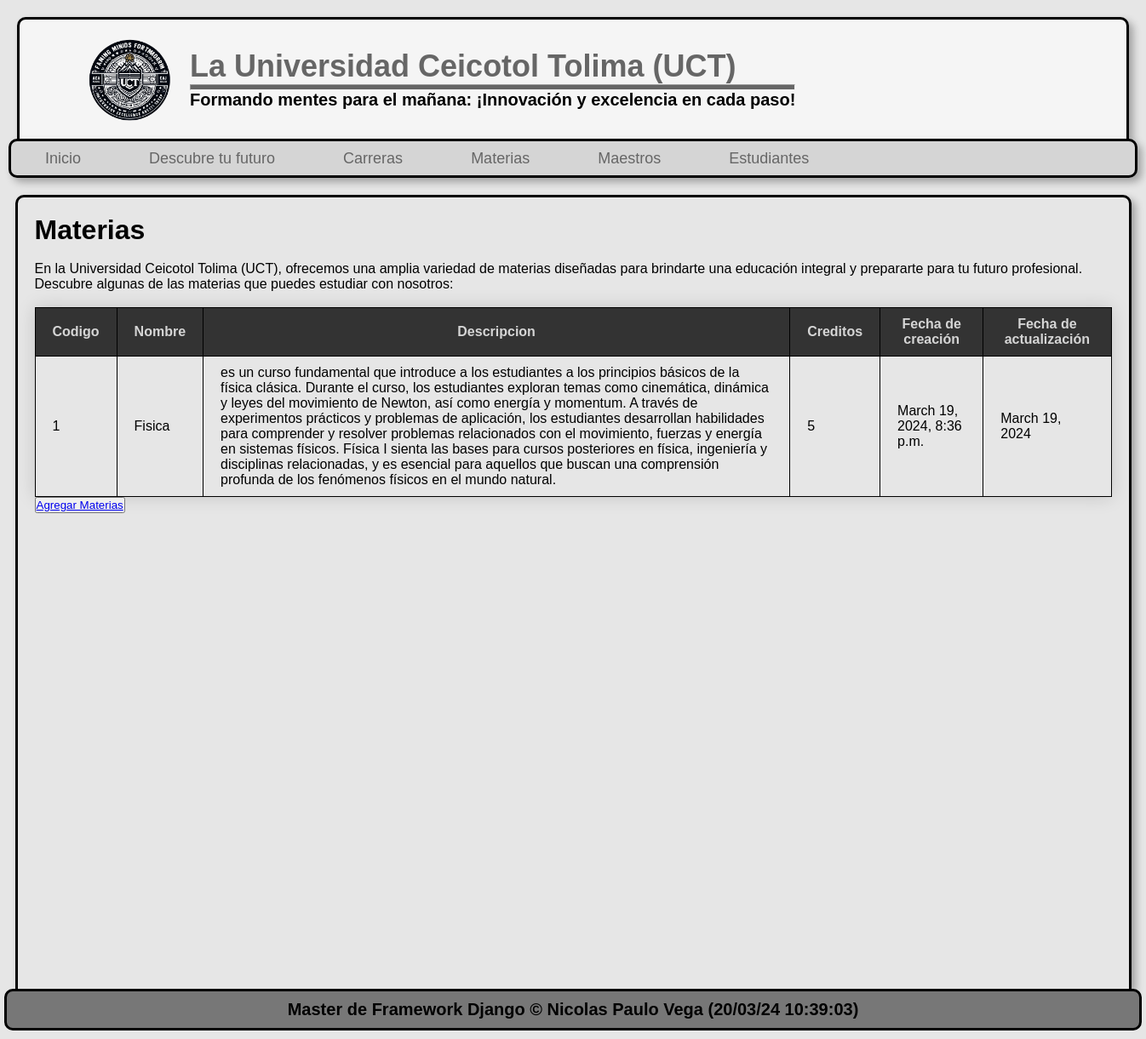
Page /materias/ on the earlier database version.
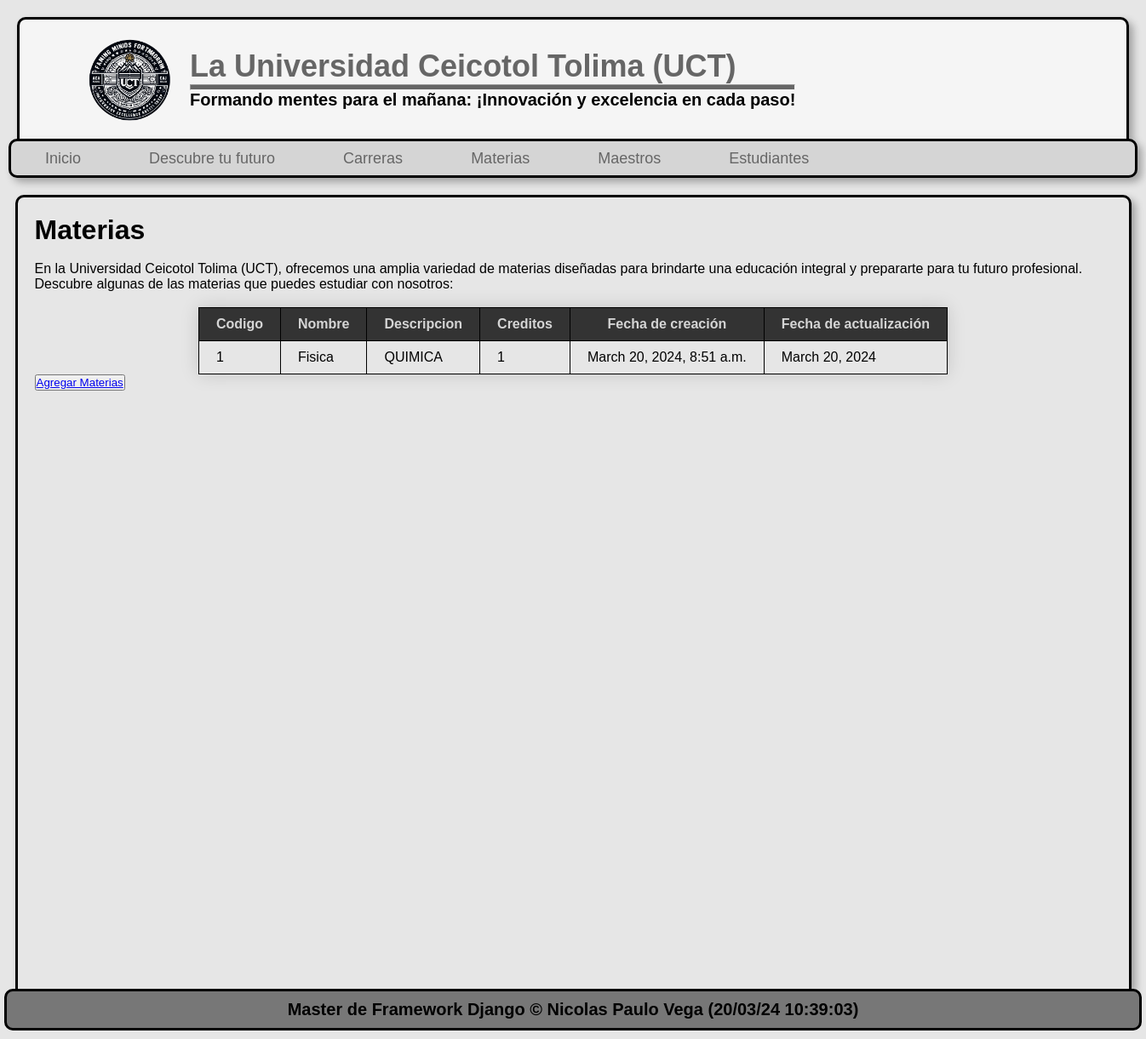
Same page on the later database version.
### pagina/models.py (models this page shows, shortened)
class Materi(models.Model):
    code = models.AutoField(primary_key=True, verbose_name="codigo")
    name = models.CharField(max_length=150, verbose_name="nombre")
    description = models.TextField(verbose_name="descripcion")
    credits = models.IntegerField(verbose_name="creditos")
    Creation_date = models.DateTimeField(auto_now_add=True, verbose_name="fecha de creación")
    update_date = models.DateField(auto_now=True, verbose_name="fecha de actualización")
    class Meta:
        verbose_name="Materia"
        verbose_name="Materias"

### pagina/views.py (the view)
# urls.py: path('materias/', pagina.views.courses, name="courses"),
def courses(request):
    materi = Materi.objects.order_by('code')
    return render(request, 'courses.html',{
        'materi': materi
    })

### pagina/templates/courses.html (shortened to what this page needs)
{% extends "layout.html" %}
{% load static %}
{% block content %}
    <h1 class="Materias">Materias</h1>
    <br>
    <p>En la Universidad Ceicotol Tolima (UCT), ofrecemos una amplia variedad de materias diseñadas para brindarte una educación integral y prepararte para tu futuro profesional. Descubre algunas de las materias que puedes estudiar con nosotros:</p>
    <br>
    <div class="lista-materias">
        <table class="tabla-materias">
            <thead>
                <tr>
                    <th>Codigo</th>
                    <th>Nombre</th>
                    <th>Descripcion</th>
                    <th>Creditos</th>
                    <th>Fecha de creación</th>
                    <th>Fecha de actualización</th>
                </tr>
            </thead>
            <tbody>
                {% for materia in materi %}
                <tr>
                    <td>{{ materia.code }}</td>
                    <td>{{ materia.name }}</td>
                    <td>{{ materia.description }}</td>
                    <td>{{ materia.credits }}</td>
                    <td>{{ materia.Creation_date }}</td>
                    <td>{{ materia.update_date }}</td>
                </tr>
                {% endfor %}
            </tbody>
        </table>
        <button><a href="{% url "create_materi" %}">Agregar Materias</a></button>
    </div>
{% endblock  %}

Differences in the rows shown:
changed Materi "Fisica": description "es un curso fundamental que introduce a los estudiantes a los principios básicos de la física clásica. Durante el curso, los estudiantes exploran temas como cinemática, dinámica y leyes del movimiento de Newton, así como energía y momentum. A través de experimentos prácticos y problemas de aplicación, los estudiantes desarrollan habilidades para comprender y resolver problemas relacionados con el movimiento, fuerzas y energía en sistemas físicos. Física I sienta las bases para cursos posteriores en física, ingeniería y disciplinas relacionadas, y es esencial para aquellos que buscan una comprensión profunda de los fenómenos físicos en el mundo natural." → "QUIMICA"; credits "5" → "1"; Creation_date "March 19, 2024, 8:36 p.m." → "March 20, 2024, 8:51 a.m."; update_date "March 19, 2024" → "March 20, 2024"
